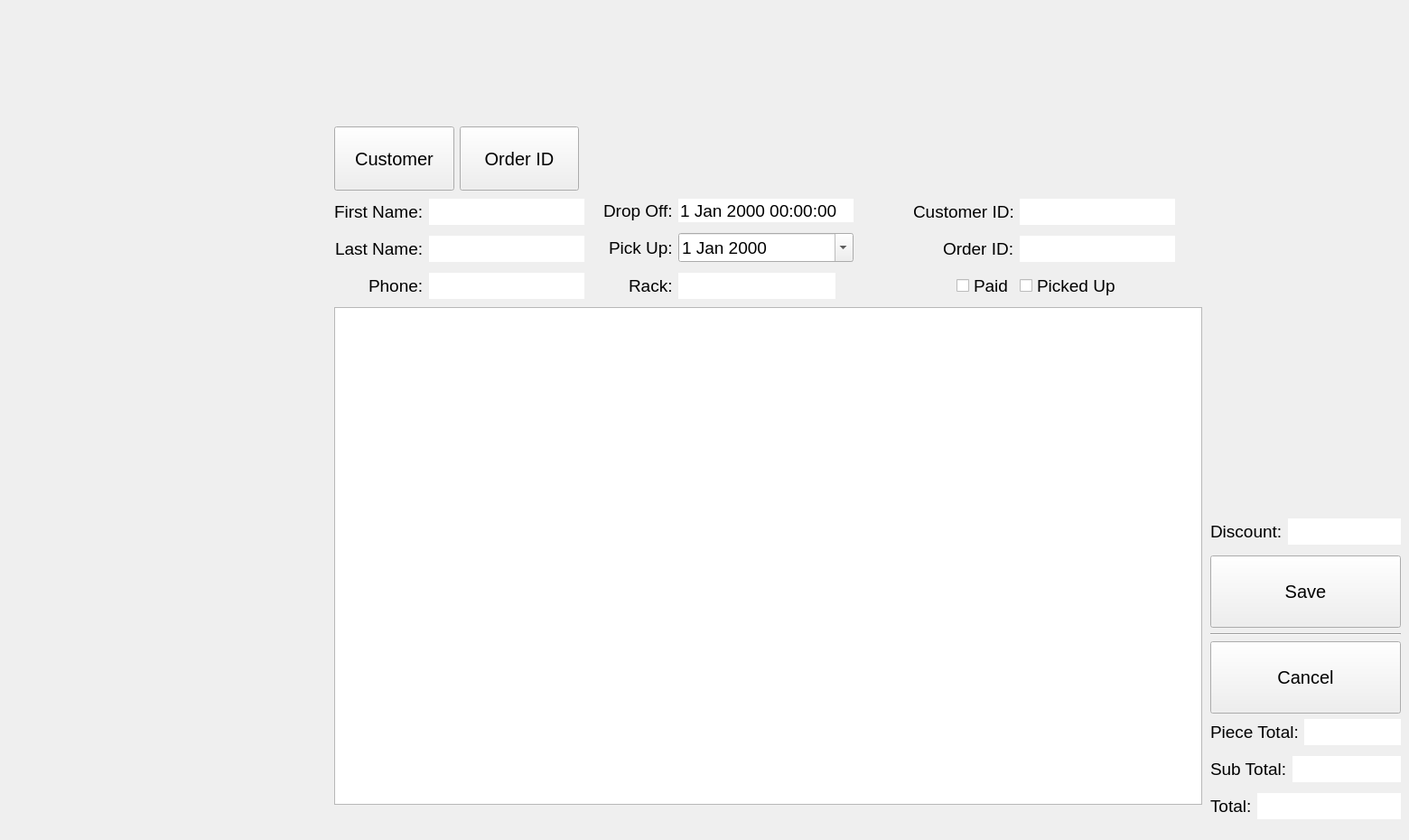
    <widget class="QWidget" name="pgPickUp">
     <widget class="QWidget" name="widgetPickUp" native="true">
      <property name="geometry">
       <rect>
        <x>370</x>
        <y>140</y>
        <width>1181</width>
        <height>781</height>
       </rect>
      </property>
      <property name="font">
       <font>
        <pointsize>14</pointsize>
       </font>
      </property>
      <widget class="QWidget" name="layoutWidget_2">
       <property name="geometry">
        <rect>
         <x>970</x>
         <y>434</y>
         <width>211</width>
         <height>339</height>
        </rect>
       </property>
       <layout class="QVBoxLayout" name="verticalLayout_3">
        <item>
         <layout class="QFormLayout" name="formLayoutDiscountlPU">
          <item row="0" column="0">
           <widget class="QLabel" name="lblOrderDiscountPU">
            <property name="font">
             <font>
              <pointsize>14</pointsize>
             </font>
            </property>
            <property name="text">
             <string>Discount:</string>
            </property>
           </widget>
          </item>
          <item row="0" column="1">
           <widget class="QLineEdit" name="lineOrderDiscountPU">
            <property name="font">
             <font>
              <pointsize>14</pointsize>
             </font>
            </property>
            <property name="cursor">
             <cursorShape>ArrowCursor</cursorShape>
            </property>
            <property name="focusPolicy">
             <enum>Qt::FocusPolicy::NoFocus</enum>
            </property>
            <property name="frame">
             <bool>false</bool>
            </property>
            <property name="readOnly">
             <bool>true</bool>
            </property>
           </widget>
          </item>
         </layout>
        </item>
        <item>
         <layout class="QVBoxLayout" name="verticalLayoutSavePU">
          <property name="sizeConstraint">
           <enum>QLayout::SizeConstraint::SetFixedSize</enum>
          </property>
          <item>
           <widget class="QPushButton" name="btnSavePU">
            <property name="sizePolicy">
             <sizepolicy hsizetype="Minimum" vsizetype="Fixed">
              <horstretch>0</horstretch>
              <verstretch>0</verstretch>
             </sizepolicy>
            </property>
            <property name="minimumSize">
             <size>
              <width>0</width>
              <height>80</height>
             </size>
            </property>
            <property name="font">
             <font>
              <pointsize>15</pointsize>
             </font>
            </property>
            <property name="cursor">
             <cursorShape>PointingHandCursor</cursorShape>
            </property>
            <property name="text">
             <string>Save</string>
            </property>
            <property name="shortcut">
             <string>S</string>
            </property>
           </widget>
          </item>
          <item>
           <widget class="Line" name="line_5">
            <property name="orientation">
             <enum>Qt::Orientation::Horizontal</enum>
            </property>
           </widget>
          </item>
          <item>
           <widget class="QPushButton" name="btnReturnPU">
            <property name="sizePolicy">
             <sizepolicy hsizetype="Minimum" vsizetype="Fixed">
              <horstretch>0</horstretch>
              <verstretch>0</verstretch>
             </sizepolicy>
            </property>
            <property name="minimumSize">
             <size>
              <width>0</width>
              <height>80</height>
             </size>
            </property>
            <property name="font">
             <font>
              <pointsize>15</pointsize>
             </font>
            </property>
            <property name="cursor">
             <cursorShape>PointingHandCursor</cursorShape>
            </property>
            <property name="text">
             <string>Cancel</string>
            </property>
            <property name="shortcut">
             <string>Esc</string>
            </property>
           </widget>
          </item>
         </layout>
        </item>
        <item>
         <layout class="QFormLayout" name="formLayoutPieceTotalPU">
          <item row="0" column="0">
           <widget class="QLabel" name="lblPieceTotalPU">
            <property name="font">
             <font>
              <pointsize>14</pointsize>
             </font>
            </property>
            <property name="text">
             <string>Piece Total:</string>
            </property>
           </widget>
          </item>
          <item row="0" column="1">
           <widget class="QLineEdit" name="linePieceTotalPU">
            <property name="font">
             <font>
              <pointsize>14</pointsize>
             </font>
            </property>
            <property name="cursor">
             <cursorShape>ArrowCursor</cursorShape>
            </property>
            <property name="frame">
             <bool>false</bool>
            </property>
            <property name="readOnly">
             <bool>true</bool>
            </property>
           </widget>
          </item>
         </layout>
        </item>
        <item>
         <layout class="QFormLayout" name="formLayoutOrderSubTotalPU">
          <item row="0" column="0">
           <widget class="QLabel" name="lblOrderSubTotalPU">
            <property name="font">
             <font>
              <pointsize>14</pointsize>
             </font>
            </property>
            <property name="text">
             <string>Sub Total:</string>
            </property>
           </widget>
          </item>
          <item row="0" column="1">
           <widget class="QLineEdit" name="lineOrderSubTotalPU">
            <property name="font">
             <font>
              <pointsize>14</pointsize>
             </font>
            </property>
            <property name="cursor">
             <cursorShape>ArrowCursor</cursorShape>
            </property>
            <property name="focusPolicy">
             <enum>Qt::FocusPolicy::NoFocus</enum>
            </property>
            <property name="frame">
             <bool>false</bool>
            </property>
            <property name="readOnly">
             <bool>true</bool>
            </property>
           </widget>
          </item>
         </layout>
        </item>
        <item>
         <layout class="QFormLayout" name="formLayoutOrderTotalPU">
          <item row="0" column="0">
           <widget class="QLabel" name="lblOrderTotalPU">
            <property name="font">
             <font>
              <pointsize>14</pointsize>
             </font>
            </property>
            <property name="text">
             <string>Total:</string>
            </property>
           </widget>
          </item>
          <item row="0" column="1">
           <widget class="QLineEdit" name="lineOrderTotalPU">
            <property name="font">
             <font>
              <pointsize>14</pointsize>
             </font>
            </property>
            <property name="cursor">
             <cursorShape>PointingHandCursor</cursorShape>
            </property>
            <property name="frame">
             <bool>false</bool>
            </property>
            <property name="readOnly">
             <bool>true</bool>
            </property>
           </widget>
          </item>
         </layout>
        </item>
       </layout>
      </widget>
      <widget class="QWidget" name="horizontalLayoutWidget_2">
       <property name="geometry">
        <rect>
         <x>0</x>
         <y>0</y>
         <width>271</width>
         <height>71</height>
        </rect>
       </property>
       <layout class="QHBoxLayout" name="horizontalLayout">
        <item>
         <widget class="QPushButton" name="btnCustomerPU">
          <property name="sizePolicy">
           <sizepolicy hsizetype="Minimum" vsizetype="Expanding">
            <horstretch>0</horstretch>
            <verstretch>0</verstretch>
           </sizepolicy>
          </property>
          <property name="font">
           <font>
            <pointsize>15</pointsize>
           </font>
          </property>
          <property name="cursor">
           <cursorShape>PointingHandCursor</cursorShape>
          </property>
          <property name="text">
           <string>Customer</string>
          </property>
          <property name="shortcut">
           <string>C</string>
          </property>
         </widget>
        </item>
        <item>
         <widget class="QPushButton" name="btnOrderSearchPU">
          <property name="sizePolicy">
           <sizepolicy hsizetype="Minimum" vsizetype="Expanding">
            <horstretch>0</horstretch>
            <verstretch>0</verstretch>
           </sizepolicy>
          </property>
          <property name="font">
           <font>
            <pointsize>15</pointsize>
           </font>
          </property>
          <property name="cursor">
           <cursorShape>PointingHandCursor</cursorShape>
          </property>
          <property name="text">
           <string>Order ID</string>
          </property>
          <property name="shortcut">
           <string>I</string>
          </property>
         </widget>
        </item>
       </layout>
      </widget>
      <widget class="QTableView" name="tableViewOrdersPU">
       <property name="geometry">
        <rect>
         <x>0</x>
         <y>200</y>
         <width>961</width>
         <height>551</height>
        </rect>
       </property>
       <property name="font">
        <font>
         <pointsize>13</pointsize>
        </font>
       </property>
       <property name="editTriggers">
        <set>QAbstractItemView::EditTrigger::NoEditTriggers</set>
       </property>
       <attribute name="verticalHeaderVisible">
        <bool>false</bool>
       </attribute>
      </widget>
      <widget class="QWidget" name="gridWidgetPU" native="true">
       <property name="geometry">
        <rect>
         <x>0</x>
         <y>80</y>
         <width>961</width>
         <height>121</height>
        </rect>
       </property>
       <layout class="QGridLayout" name="gridLayoutInformationPU">
        <item row="0" column="1">
         <layout class="QFormLayout" name="formLayoutDatePU">
          <property name="labelAlignment">
           <set>Qt::AlignmentFlag::AlignRight|Qt::AlignmentFlag::AlignTrailing|Qt::AlignmentFlag::AlignVCenter</set>
          </property>
          <property name="verticalSpacing">
           <number>12</number>
          </property>
          <property name="rightMargin">
           <number>60</number>
          </property>
          <item row="0" column="0">
           <widget class="QLabel" name="lblDropOffPU">
            <property name="font">
             <font>
              <pointsize>14</pointsize>
             </font>
            </property>
            <property name="text">
             <string>Drop Off:</string>
            </property>
           </widget>
          </item>
          <item row="1" column="0">
           <widget class="QLabel" name="lblPickUpPU">
            <property name="font">
             <font>
              <pointsize>14</pointsize>
             </font>
            </property>
            <property name="text">
             <string>Pick Up:</string>
            </property>
           </widget>
          </item>
          <item row="2" column="1">
           <widget class="QLineEdit" name="lineRackPU">
            <property name="sizePolicy">
             <sizepolicy hsizetype="Fixed" vsizetype="Fixed">
              <horstretch>0</horstretch>
              <verstretch>0</verstretch>
             </sizepolicy>
            </property>
            <property name="font">
             <font>
              <pointsize>14</pointsize>
             </font>
            </property>
            <property name="cursor">
             <cursorShape>ArrowCursor</cursorShape>
            </property>
            <property name="frame">
             <bool>false</bool>
            </property>
            <property name="readOnly">
             <bool>true</bool>
            </property>
           </widget>
          </item>
          <item row="2" column="0">
           <widget class="QLabel" name="lblRackPU">
            <property name="font">
             <font>
              <pointsize>14</pointsize>
             </font>
            </property>
            <property name="text">
             <string>Rack:</string>
            </property>
           </widget>
          </item>
          <item row="0" column="1">
           <widget class="QDateTimeEdit" name="dateDTDropOffPU">
            <property name="font">
             <font>
              <pointsize>14</pointsize>
             </font>
            </property>
            <property name="frame">
             <bool>false</bool>
            </property>
            <property name="readOnly">
             <bool>true</bool>
            </property>
            <property name="buttonSymbols">
             <enum>QAbstractSpinBox::ButtonSymbols::NoButtons</enum>
            </property>
           </widget>
          </item>
          <item row="1" column="1">
           <widget class="QDateEdit" name="dateDPickUpPU">
            <property name="font">
             <font>
              <pointsize>14</pointsize>
             </font>
            </property>
            <property name="cursor">
             <cursorShape>PointingHandCursor</cursorShape>
            </property>
            <property name="calendarPopup">
             <bool>true</bool>
            </property>
           </widget>
          </item>
         </layout>
        </item>
        <item row="0" column="0">
         <layout class="QFormLayout" name="formLayoutCustomerPU">
          <property name="labelAlignment">
           <set>Qt::AlignmentFlag::AlignRight|Qt::AlignmentFlag::AlignTrailing|Qt::AlignmentFlag::AlignVCenter</set>
          </property>
          <property name="verticalSpacing">
           <number>12</number>
          </property>
          <property name="rightMargin">
           <number>15</number>
          </property>
          <item row="0" column="0">
           <widget class="QLabel" name="lblFNamePU">
            <property name="font">
             <font>
              <pointsize>14</pointsize>
             </font>
            </property>
            <property name="text">
             <string>First Name:</string>
            </property>
           </widget>
          </item>
          <item row="0" column="1">
           <widget class="QLineEdit" name="lineFNamePU">
            <property name="font">
             <font>
              <pointsize>14</pointsize>
             </font>
            </property>
            <property name="cursor">
             <cursorShape>ArrowCursor</cursorShape>
            </property>
            <property name="frame">
             <bool>false</bool>
            </property>
            <property name="readOnly">
             <bool>true</bool>
            </property>
           </widget>
          </item>
          <item row="1" column="0">
           <widget class="QLabel" name="lblLNamePU">
            <property name="font">
             <font>
              <pointsize>14</pointsize>
             </font>
            </property>
            <property name="text">
             <string>Last Name:</string>
            </property>
           </widget>
          </item>
          <item row="1" column="1">
           <widget class="QLineEdit" name="lineLNamePU">
            <property name="font">
             <font>
              <pointsize>14</pointsize>
             </font>
            </property>
            <property name="cursor">
             <cursorShape>ArrowCursor</cursorShape>
            </property>
            <property name="frame">
             <bool>false</bool>
            </property>
            <property name="readOnly">
             <bool>true</bool>
            </property>
           </widget>
          </item>
          <item row="2" column="0">
           <widget class="QLabel" name="lblPhonePU">
            <property name="font">
             <font>
              <pointsize>14</pointsize>
             </font>
            </property>
            <property name="text">
             <string>Phone:</string>
            </property>
           </widget>
          </item>
          <item row="2" column="1">
           <widget class="QLineEdit" name="linePhonePU">
            <property name="font">
             <font>
              <pointsize>14</pointsize>
             </font>
            </property>
            <property name="cursor">
             <cursorShape>ArrowCursor</cursorShape>
            </property>
            <property name="frame">
             <bool>false</bool>
            </property>
            <property name="readOnly">
             <bool>true</bool>
            </property>
           </widget>
          </item>
         </layout>
        </item>
        <item row="0" column="2">
         <layout class="QFormLayout" name="formLayoutIDPU">
          <property name="labelAlignment">
           <set>Qt::AlignmentFlag::AlignRight|Qt::AlignmentFlag::AlignTrailing|Qt::AlignmentFlag::AlignVCenter</set>
          </property>
          <property name="verticalSpacing">
           <number>12</number>
          </property>
          <property name="rightMargin">
           <number>30</number>
          </property>
          <item row="0" column="0">
           <widget class="QLabel" name="lblCustomerIDPU">
            <property name="font">
             <font>
              <pointsize>14</pointsize>
             </font>
            </property>
            <property name="text">
             <string>Customer ID:</string>
            </property>
           </widget>
          </item>
          <item row="0" column="1">
           <widget class="QLineEdit" name="lineCustomerIDPU">
            <property name="font">
             <font>
              <pointsize>14</pointsize>
             </font>
            </property>
            <property name="cursor">
             <cursorShape>ArrowCursor</cursorShape>
            </property>
            <property name="frame">
             <bool>false</bool>
            </property>
            <property name="readOnly">
             <bool>true</bool>
            </property>
           </widget>
          </item>
          <item row="1" column="0">
           <widget class="QLabel" name="lblOrderIDPU">
            <property name="font">
             <font>
              <pointsize>14</pointsize>
             </font>
            </property>
            <property name="text">
             <string>Order ID:</string>
            </property>
           </widget>
          </item>
          <item row="1" column="1">
           <widget class="QLineEdit" name="lineOrderIDPU">
            <property name="font">
             <font>
              <pointsize>14</pointsize>
             </font>
            </property>
            <property name="cursor">
             <cursorShape>ArrowCursor</cursorShape>
            </property>
            <property name="frame">
             <bool>false</bool>
            </property>
            <property name="readOnly">
             <bool>true</bool>
            </property>
           </widget>
          </item>
          <item row="2" column="0">
           <widget class="QCheckBox" name="checkBoxPaidPU">
            <property name="font">
             <font>
              <pointsize>14</pointsize>
             </font>
            </property>
            <property name="cursor">
             <cursorShape>PointingHandCursor</cursorShape>
            </property>
            <property name="text">
             <string>Paid</string>
            </property>
           </widget>
          </item>
          <item row="2" column="1">
           <widget class="QCheckBox" name="checkBoxPUPU">
            <property name="font">
             <font>
              <pointsize>14</pointsize>
             </font>
            </property>
            <property name="cursor">
             <cursorShape>PointingHandCursor</cursorShape>
            </property>
            <property name="text">
             <string>Picked Up</string>
            </property>
           </widget>
          </item>
         </layout>
        </item>
       </layout>
      </widget>
     </widget>
    </widget>
